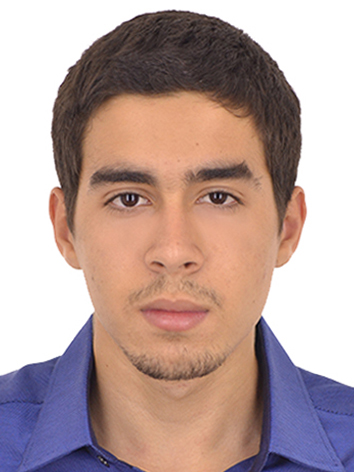
#> input picture img.jpg, 354 x 472 px, found by its file name
$ python regiao.py
#> lines starting #> are read from the running program, lines starting #| are printed output that depends on the picture; after the words box and inside, x2 and y2 are one past the last pixel; in counts of white or black regions, pixels touching at a corner belong together
import cv2 as cv
import numpy as np

x1 = int(input("x1: "))
#> the answer given: 3
y1 = int(input("y1: "))
#> the answer given: 3
x2 = int(input("x2: "))
#> the answer given: 3
y2 = int(input("y2: "))
#> the answer given: 3

img = cv.imread("img.jpg")
#> img is the input picture: shape (472, 354, 3); mean B, G, R 156.7, 160.8, 184.3

for i in range(x1, x2 + 1):
    for j in range(y1, y2 + 1):
        img[i, j] = abs(255 - img[i, j])
#> img: shape (472, 354, 3); under 0.01% of pixels changed, all inside (x1, y1, x2, y2) = (3, 3, 4, 4)

cv.imshow("Image", img)
cv.waitKey()
cv.destroyAllWindows()

width, height = img.shape[:2]
#> width = 472; height = 354
centerX, centerY = width//2, height//2
#> centerX = 236; centerY = 177
img = np.concatenate(
    (
        np.concatenate((
            img[centerX:width, centerY:height, :],
            img[0:centerX, centerY:height, :]
        )),
        np.concatenate((
            img[centerX:width, 0:centerY, :],
            img[0:centerX, 0:centerY, :]
        ))
    ),
    axis = 1
)
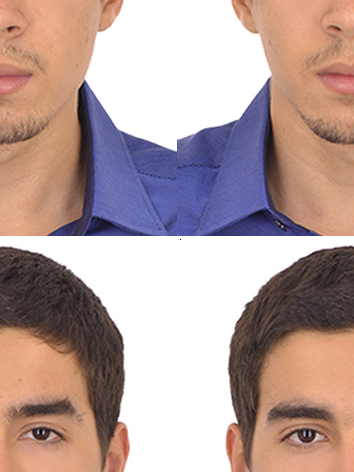
#> img: shape (472, 354, 3); mean B, G, R 156.7, 160.8, 184.3

cv.imshow("Image", img)
cv.waitKey()
cv.destroyAllWindows()
